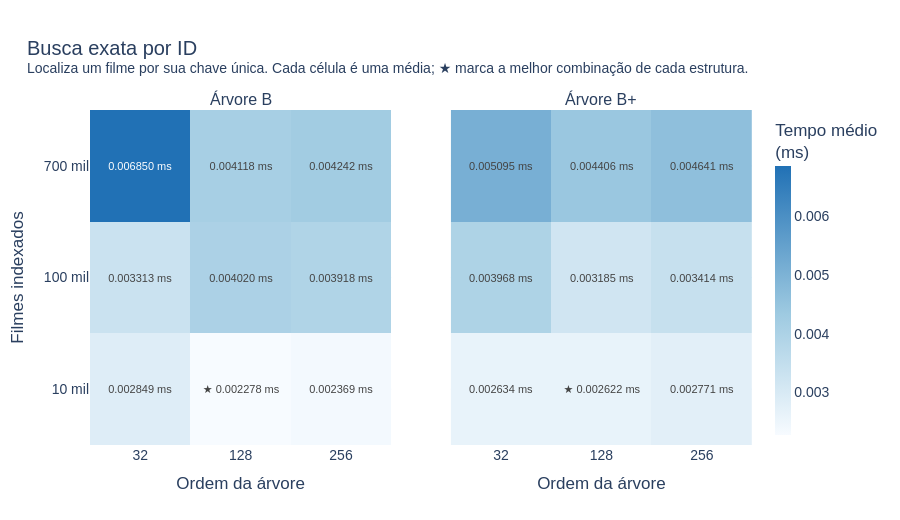
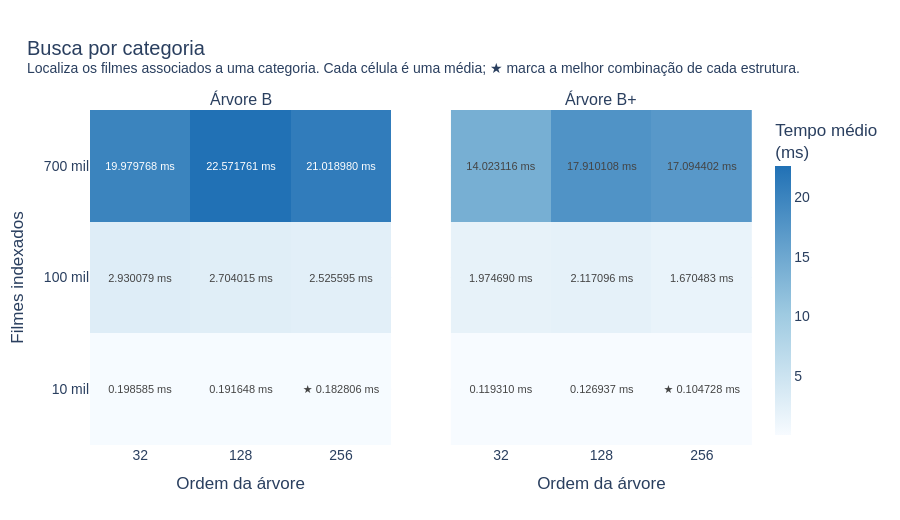
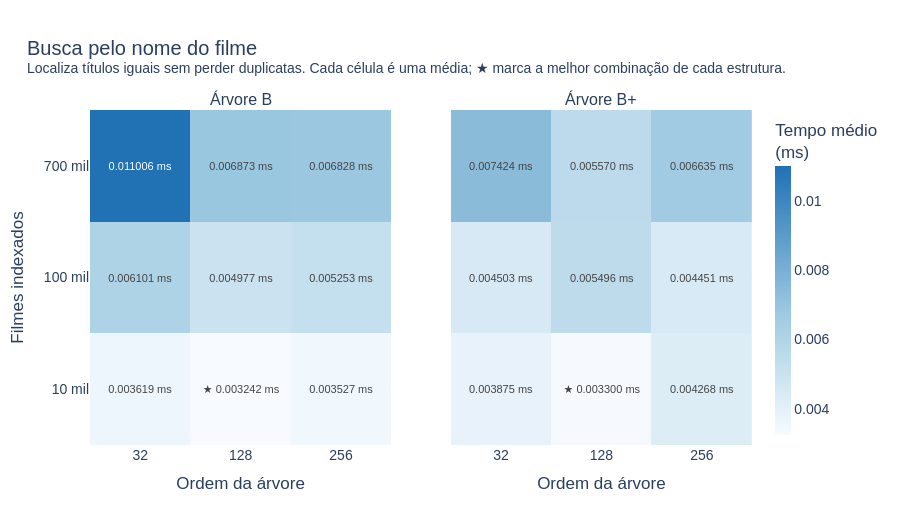
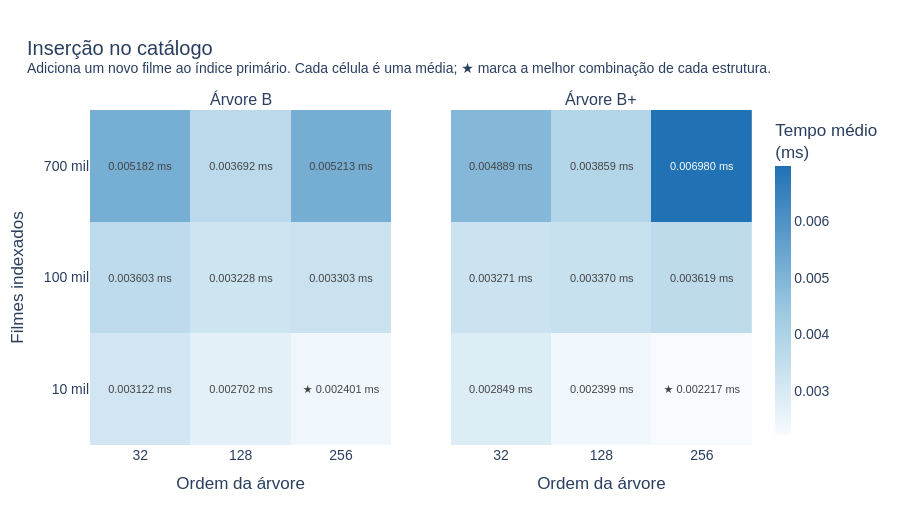

The code cell stored with these charts, in order, in its notebook:
### Markdown cell above
## Gráficos interativos

Cada operação é apresentada em um mapa de calor com dois painéis: Árvore B e Árvore B+. As colunas são as ordens 32, 128 e 256; as linhas são 10 mil, 100 mil e 700 mil filmes. Cada célula contém somente a média das repetições em milissegundos. Os painéis compartilham a mesma escala; tons mais escuros indicam maior tempo.

A coleção final possui exatamente cinco gráficos: busca por ID, busca por categoria, busca por nome, inserção e remoção.

### Code cell
figures = create_figures(raw_results, summary)
export_figures(
    figures,
    PROJECT_ROOT / "figures" / "html",
    PROJECT_ROOT / "figures" / "static",
    config.export_static_images,
)
print(f"Figuras geradas: {len(figures)}")
graph_descriptions = [
    ("01_search_by_id", "Busca por ID", "Compara o tempo médio para localizar um único filme pela chave identificadora."),
    ("02_search_by_category", "Busca por categoria", "Compara o tempo médio para obter os filmes ligados a uma categoria."),
    ("03_search_by_title", "Busca por nome", "Compara o tempo médio para localizar filmes com o mesmo título normalizado."),
    ("04_insert_catalog", "Inserção", "Compara o tempo médio para adicionar um novo filme ao índice primário."),
    ("05_delete_catalog", "Remoção", "Compara o tempo médio para remover um filme existente e rebalancear a árvore."),
]
for name, heading, description in graph_descriptions:
    if name in figures:
        display(Markdown(f"### {heading}\n\n{description} Em todos os casos, **menor é melhor**."))
        figures[name].show()

### Figure 1 — Plotly figure (JSON) as saved in the notebook; plotly's stock layout.template omitted (floating-point values rounded to 4 significant figures)
{"data": [{"coloraxis": "coloraxis", "hovertemplate": "B-tree<br>Ordem: %{x}<br>Filmes: %{y}<br>Tempo médio: %{z:.6f} ms<extra></extra>", "showscale": false, "text": [["0.002849 ms", "★ 0.002278 ms", "0.002369 ms"], ["0.003313 ms", "0.004020 ms", "0.003918 ms"], ["0.006850 ms", "0.004118 ms", "0.004242 ms"]], "texttemplate": "%{text}", "type": "heatmap", "x": ["32", "128", "256"], "xaxis": "x", "y": ["10 mil", "100 mil", "700 mil"], "yaxis": "y", "z": [[0.002849, 0.002278, 0.002369], [0.003313, 0.00402, 0.003918], [0.00685, 0.004118, 0.004242]]}, {"coloraxis": "coloraxis", "hovertemplate": "B+ tree<br>Ordem: %{x}<br>Filmes: %{y}<br>Tempo médio: %{z:.6f} ms<extra></extra>", "showscale": false, "text": [["0.002634 ms", "★ 0.002622 ms", "0.002771 ms"], ["0.003968 ms", "0.003185 ms", "0.003414 ms"], ["0.005095 ms", "0.004406 ms", "0.004641 ms"]], "texttemplate": "%{text}", "type": "heatmap", "x": ["32", "128", "256"], "xaxis": "x2", "y": ["10 mil", "100 mil", "700 mil"], "yaxis": "y2", "z": [[0.002634, 0.002622, 0.002771], [0.003968, 0.003185, 0.003414], [0.005095, 0.004406, 0.004641]]}], "layout": {"annotations": [{"font": {"size": 16}, "showarrow": false, "text": "Árvore B", "x": 0.2275, "xanchor": "center", "xref": "paper", "y": 1, "yanchor": "bottom", "yref": "paper"}, {"font": {"size": 16}, "showarrow": false, "text": "Árvore B+", "x": 0.7725, "xanchor": "center", "xref": "paper", "y": 1, "yanchor": "bottom", "yref": "paper"}], "coloraxis": {"colorbar": {"thickness": 16, "title": {"text": "Tempo médio<br>(ms)"}}, "colorscale": [[0, "#f7fbff"], [0.45, "#9ecae1"], [1, "#2171b5"]]}, "font": {"family": "Arial", "size": 14}, "height": 520, "margin": {"b": 75, "l": 90, "r": 110, "t": 110}, "title": {"text": "Busca exata por ID<br><sup>Localiza um filme por sua chave única. Cada célula é uma média; ★ marca a melhor combinação de cada estrutura.</sup>", "x": 0.03}, "xaxis": {"anchor": "y", "domain": [0, 0.455], "title": {"text": "Ordem da árvore"}, "type": "category"}, "xaxis2": {"anchor": "y2", "domain": [0.545, 1], "title": {"text": "Ordem da árvore"}, "type": "category"}, "yaxis": {"anchor": "x", "domain": [0, 1], "title": {"text": "Filmes indexados"}, "type": "category"}, "yaxis2": {"anchor": "x2", "domain": [0, 1], "matches": "y", "showticklabels": false}}}

### Figure 2 — Plotly figure (JSON) as saved in the notebook; plotly's stock layout.template omitted (floating-point values rounded to 4 significant figures)
{"data": [{"coloraxis": "coloraxis", "hovertemplate": "B-tree<br>Ordem: %{x}<br>Filmes: %{y}<br>Tempo médio: %{z:.6f} ms<extra></extra>", "showscale": false, "text": [["0.198585 ms", "0.191648 ms", "★ 0.182806 ms"], ["2.930079 ms", "2.704015 ms", "2.525595 ms"], ["19.979768 ms", "22.571761 ms", "21.018980 ms"]], "texttemplate": "%{text}", "type": "heatmap", "x": ["32", "128", "256"], "xaxis": "x", "y": ["10 mil", "100 mil", "700 mil"], "yaxis": "y", "z": [[0.1986, 0.1916, 0.1828], [2.93, 2.704, 2.526], [19.98, 22.57, 21.02]]}, {"coloraxis": "coloraxis", "hovertemplate": "B+ tree<br>Ordem: %{x}<br>Filmes: %{y}<br>Tempo médio: %{z:.6f} ms<extra></extra>", "showscale": false, "text": [["0.119310 ms", "0.126937 ms", "★ 0.104728 ms"], ["1.974690 ms", "2.117096 ms", "1.670483 ms"], ["14.023116 ms", "17.910108 ms", "17.094402 ms"]], "texttemplate": "%{text}", "type": "heatmap", "x": ["32", "128", "256"], "xaxis": "x2", "y": ["10 mil", "100 mil", "700 mil"], "yaxis": "y2", "z": [[0.1193, 0.1269, 0.1047], [1.975, 2.117, 1.67], [14.02, 17.91, 17.09]]}], "layout": {"annotations": [{"font": {"size": 16}, "showarrow": false, "text": "Árvore B", "x": 0.2275, "xanchor": "center", "xref": "paper", "y": 1, "yanchor": "bottom", "yref": "paper"}, {"font": {"size": 16}, "showarrow": false, "text": "Árvore B+", "x": 0.7725, "xanchor": "center", "xref": "paper", "y": 1, "yanchor": "bottom", "yref": "paper"}], "coloraxis": {"colorbar": {"thickness": 16, "title": {"text": "Tempo médio<br>(ms)"}}, "colorscale": [[0, "#f7fbff"], [0.45, "#9ecae1"], [1, "#2171b5"]]}, "font": {"family": "Arial", "size": 14}, "height": 520, "margin": {"b": 75, "l": 90, "r": 110, "t": 110}, "title": {"text": "Busca por categoria<br><sup>Localiza os filmes associados a uma categoria. Cada célula é uma média; ★ marca a melhor combinação de cada estrutura.</sup>", "x": 0.03}, "xaxis": {"anchor": "y", "domain": [0, 0.455], "title": {"text": "Ordem da árvore"}, "type": "category"}, "xaxis2": {"anchor": "y2", "domain": [0.545, 1], "title": {"text": "Ordem da árvore"}, "type": "category"}, "yaxis": {"anchor": "x", "domain": [0, 1], "title": {"text": "Filmes indexados"}, "type": "category"}, "yaxis2": {"anchor": "x2", "domain": [0, 1], "matches": "y", "showticklabels": false}}}

### Figure 3 — Plotly figure (JSON) as saved in the notebook; plotly's stock layout.template omitted (floating-point values rounded to 4 significant figures)
{"data": [{"coloraxis": "coloraxis", "hovertemplate": "B-tree<br>Ordem: %{x}<br>Filmes: %{y}<br>Tempo médio: %{z:.6f} ms<extra></extra>", "showscale": false, "text": [["0.003619 ms", "★ 0.003242 ms", "0.003527 ms"], ["0.006101 ms", "0.004977 ms", "0.005253 ms"], ["0.011006 ms", "0.006873 ms", "0.006828 ms"]], "texttemplate": "%{text}", "type": "heatmap", "x": ["32", "128", "256"], "xaxis": "x", "y": ["10 mil", "100 mil", "700 mil"], "yaxis": "y", "z": [[0.003619, 0.003242, 0.003527], [0.006101, 0.004977, 0.005253], [0.01101, 0.006873, 0.006828]]}, {"coloraxis": "coloraxis", "hovertemplate": "B+ tree<br>Ordem: %{x}<br>Filmes: %{y}<br>Tempo médio: %{z:.6f} ms<extra></extra>", "showscale": false, "text": [["0.003875 ms", "★ 0.003300 ms", "0.004268 ms"], ["0.004503 ms", "0.005496 ms", "0.004451 ms"], ["0.007424 ms", "0.005570 ms", "0.006635 ms"]], "texttemplate": "%{text}", "type": "heatmap", "x": ["32", "128", "256"], "xaxis": "x2", "y": ["10 mil", "100 mil", "700 mil"], "yaxis": "y2", "z": [[0.003875, 0.0033, 0.004268], [0.004503, 0.005496, 0.004451], [0.007424, 0.00557, 0.006635]]}], "layout": {"annotations": [{"font": {"size": 16}, "showarrow": false, "text": "Árvore B", "x": 0.2275, "xanchor": "center", "xref": "paper", "y": 1, "yanchor": "bottom", "yref": "paper"}, {"font": {"size": 16}, "showarrow": false, "text": "Árvore B+", "x": 0.7725, "xanchor": "center", "xref": "paper", "y": 1, "yanchor": "bottom", "yref": "paper"}], "coloraxis": {"colorbar": {"thickness": 16, "title": {"text": "Tempo médio<br>(ms)"}}, "colorscale": [[0, "#f7fbff"], [0.45, "#9ecae1"], [1, "#2171b5"]]}, "font": {"family": "Arial", "size": 14}, "height": 520, "margin": {"b": 75, "l": 90, "r": 110, "t": 110}, "title": {"text": "Busca pelo nome do filme<br><sup>Localiza títulos iguais sem perder duplicatas. Cada célula é uma média; ★ marca a melhor combinação de cada estrutura.</sup>", "x": 0.03}, "xaxis": {"anchor": "y", "domain": [0, 0.455], "title": {"text": "Ordem da árvore"}, "type": "category"}, "xaxis2": {"anchor": "y2", "domain": [0.545, 1], "title": {"text": "Ordem da árvore"}, "type": "category"}, "yaxis": {"anchor": "x", "domain": [0, 1], "title": {"text": "Filmes indexados"}, "type": "category"}, "yaxis2": {"anchor": "x2", "domain": [0, 1], "matches": "y", "showticklabels": false}}}

### Figure 4 — Plotly figure (JSON) as saved in the notebook; plotly's stock layout.template omitted (floating-point values rounded to 4 significant figures)
{"data": [{"coloraxis": "coloraxis", "hovertemplate": "B-tree<br>Ordem: %{x}<br>Filmes: %{y}<br>Tempo médio: %{z:.6f} ms<extra></extra>", "showscale": false, "text": [["0.003122 ms", "0.002702 ms", "★ 0.002401 ms"], ["0.003603 ms", "0.003228 ms", "0.003303 ms"], ["0.005182 ms", "0.003692 ms", "0.005213 ms"]], "texttemplate": "%{text}", "type": "heatmap", "x": ["32", "128", "256"], "xaxis": "x", "y": ["10 mil", "100 mil", "700 mil"], "yaxis": "y", "z": [[0.003122, 0.002702, 0.002401], [0.003603, 0.003228, 0.003303], [0.005182, 0.003692, 0.005213]]}, {"coloraxis": "coloraxis", "hovertemplate": "B+ tree<br>Ordem: %{x}<br>Filmes: %{y}<br>Tempo médio: %{z:.6f} ms<extra></extra>", "showscale": false, "text": [["0.002849 ms", "0.002399 ms", "★ 0.002217 ms"], ["0.003271 ms", "0.003370 ms", "0.003619 ms"], ["0.004889 ms", "0.003859 ms", "0.006980 ms"]], "texttemplate": "%{text}", "type": "heatmap", "x": ["32", "128", "256"], "xaxis": "x2", "y": ["10 mil", "100 mil", "700 mil"], "yaxis": "y2", "z": [[0.002849, 0.002399, 0.002217], [0.003271, 0.00337, 0.003619], [0.004889, 0.003859, 0.00698]]}], "layout": {"annotations": [{"font": {"size": 16}, "showarrow": false, "text": "Árvore B", "x": 0.2275, "xanchor": "center", "xref": "paper", "y": 1, "yanchor": "bottom", "yref": "paper"}, {"font": {"size": 16}, "showarrow": false, "text": "Árvore B+", "x": 0.7725, "xanchor": "center", "xref": "paper", "y": 1, "yanchor": "bottom", "yref": "paper"}], "coloraxis": {"colorbar": {"thickness": 16, "title": {"text": "Tempo médio<br>(ms)"}}, "colorscale": [[0, "#f7fbff"], [0.45, "#9ecae1"], [1, "#2171b5"]]}, "font": {"family": "Arial", "size": 14}, "height": 520, "margin": {"b": 75, "l": 90, "r": 110, "t": 110}, "title": {"text": "Inserção no catálogo<br><sup>Adiciona um novo filme ao índice primário. Cada célula é uma média; ★ marca a melhor combinação de cada estrutura.</sup>", "x": 0.03}, "xaxis": {"anchor": "y", "domain": [0, 0.455], "title": {"text": "Ordem da árvore"}, "type": "category"}, "xaxis2": {"anchor": "y2", "domain": [0.545, 1], "title": {"text": "Ordem da árvore"}, "type": "category"}, "yaxis": {"anchor": "x", "domain": [0, 1], "title": {"text": "Filmes indexados"}, "type": "category"}, "yaxis2": {"anchor": "x2", "domain": [0, 1], "matches": "y", "showticklabels": false}}}
